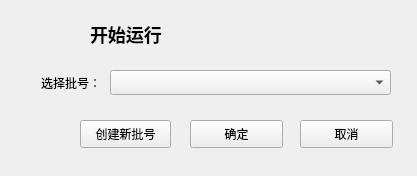
<?xml version="1.0" encoding="UTF-8"?>
<ui version="4.0">
 <class>BatchSelectDialog</class>
 <widget class="QWidget" name="BatchSelectDialog">
  <property name="geometry">
   <rect>
    <x>0</x>
    <y>0</y>
    <width>417</width>
    <height>176</height>
   </rect>
  </property>
  <property name="windowTitle">
   <string>选择批号</string>
  </property>
  <widget class="QPushButton" name="okBtn">
   <property name="geometry">
    <rect>
     <x>190</x>
     <y>120</y>
     <width>93</width>
     <height>28</height>
    </rect>
   </property>
   <property name="text">
    <string>确定</string>
   </property>
  </widget>
  <widget class="QPushButton" name="cancelBtn">
   <property name="geometry">
    <rect>
     <x>300</x>
     <y>120</y>
     <width>93</width>
     <height>28</height>
    </rect>
   </property>
   <property name="text">
    <string>取消</string>
   </property>
  </widget>
  <widget class="QLabel" name="label_56">
   <property name="geometry">
    <rect>
     <x>10</x>
     <y>70</y>
     <width>91</width>
     <height>25</height>
    </rect>
   </property>
   <property name="text">
    <string>选择批号：</string>
   </property>
   <property name="alignment">
    <set>Qt::AlignRight|Qt::AlignTrailing|Qt::AlignVCenter</set>
   </property>
  </widget>
  <widget class="QComboBox" name="selectBox">
   <property name="geometry">
    <rect>
     <x>110</x>
     <y>70</y>
     <width>281</width>
     <height>25</height>
    </rect>
   </property>
  </widget>
  <widget class="QPushButton" name="createBtn">
   <property name="geometry">
    <rect>
     <x>80</x>
     <y>120</y>
     <width>91</width>
     <height>28</height>
    </rect>
   </property>
   <property name="text">
    <string>创建新批号</string>
   </property>
  </widget>
  <widget class="QLabel" name="label">
   <property name="geometry">
    <rect>
     <x>90</x>
     <y>20</y>
     <width>291</width>
     <height>30</height>
    </rect>
   </property>
   <property name="text">
    <string>&lt;h2&gt;开始运行&lt;/h2&gt;</string>
   </property>
  </widget>
 </widget>
 <resources/>
 <connections/>
</ui>
